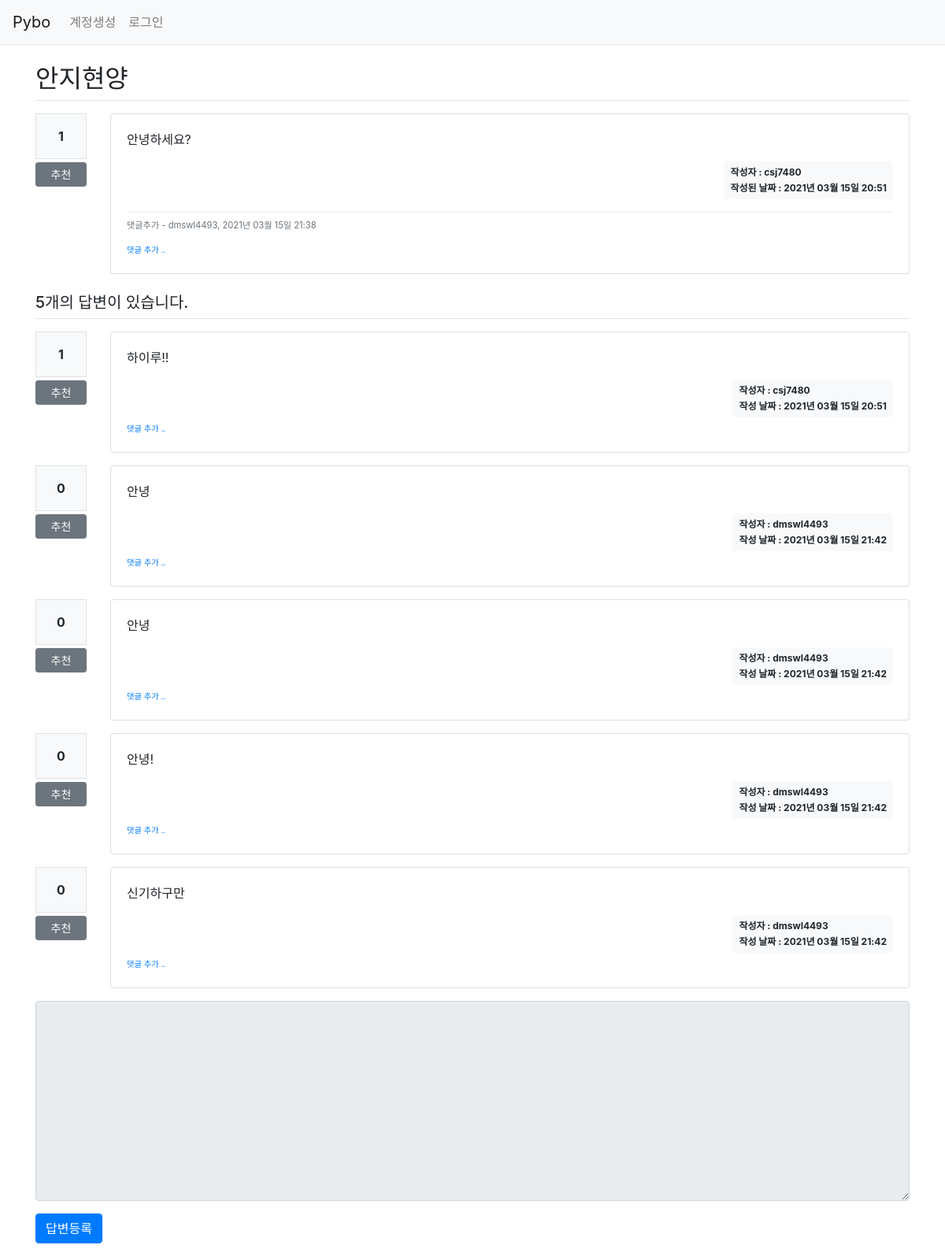
Screenshot of /question/detail/2/ with the database file from the repository.
### pybo/models.py (models this page shows)
class Question(db.Model):
    id = db.Column(db.Integer, primary_key=True)
    subject = db.Column(db.String(200), nullable=False)
    content = db.Column(db.Text(), nullable=False)
    create_date = db.Column(db.DateTime(), nullable=False)
    user_id = db.Column(db.Integer, db.ForeignKey('user.id', ondelete='CASCADE'), nullable=False)
    user = db.relationship('User', backref=db.backref('question_set'))
    modify_date = db.Column(db.DateTime(),nullable = True)
    voter= db.relationship('User', secondary=question_voter, backref = db.backref('question_voter_set'))

class User(db.Model):
    id = db.Column(db.Integer, primary_key=True)
    username = db.Column(db.String(150), unique=True, nullable=False)
    password = db.Column(db.String(200), nullable=False)
    email = db.Column(db.String(120), unique=True, nullable=False)

class Comment(db.Model):
    id = db.Column(db.Integer, primary_key=True)
    user_id = db.Column(db.Integer, db.ForeignKey('user.id', ondelete='CASCADE'), nullable=False)
    user = db.relationship('User', backref=db.backref('comment_set'))
    content = db.Column(db.Text(), nullable=False)
    create_date = db.Column(db.DateTime(), nullable=False)
    modify_date = db.Column(db.DateTime())
    question_id = db.Column(db.Integer, db.ForeignKey('question.id', ondelete='CASCADE'), nullable=True)
    question = db.relationship('Question', backref=db.backref('comment_set'))
    answer_id = db.Column(db.Integer, db.ForeignKey('answer.id', ondelete='CASCADE'), nullable=True)
    answer = db.relationship('Answer', backref=db.backref('comment_set'))

class Answer(db.Model):
    id = db.Column(db.Integer, primary_key=True)
    question_id = db.Column(db.Integer, db.ForeignKey('question.id', ondelete='CASCADE'))
    question = db.relationship('Question', backref=db.backref('answer_set'))
    content = db.Column(db.Text(), nullable=False)
    create_date = db.Column(db.DateTime(), nullable=False)
    user_id = db.Column(db.Integer, db.ForeignKey('user.id', ondelete='CASCADE'), nullable=False)
    user = db.relationship('User', backref=db.backref('answer_set'))
    modify_date = db.Column(db.DateTime(),nullable = True)
    voter = db.relationship('User', secondary=answer_voter, backref=db.backref('answer_voter_set'))

### pybo/views/question_views.py (the view)
@bp.route('/detail/<int:question_id>/')
def detail(question_id):
    form = AnswerForm()
    question = Question.query.get_or_404(question_id)
    return render_template('question/question_detail.html', question=question, form=form)

### pybo/forms.py
class AnswerForm(FlaskForm):
    content = TextAreaField('내용', validators=[DataRequired('내용은 필수입력 항목입니다.')])

### pybo/filter.py (called while the page is built)
def format_datetime(value, fmt='%Y년 %m월 %d일 %H:%M'):
    return value.strftime(fmt)

### pybo/views/auth_views.py (called while the page is built)
@bp.before_app_request
def load_logged_in_user():
    user_id = session.get('user_id')
    if user_id is None:
        g.user = None
    else:
        g.user = User.query.get(user_id)

### pybo/templates/question/question_detail.html (shortened to what this page needs)
{% extends 'base.html' %}
{% block content %}
<div class="container my-3">
    <h2 class="border-bottom py-2">{{ question.subject }}</h2>
    <div class = "row my-3">
      <div class = "col-1">
        <div class = "bg-light text-center p-3 border font-weight-bolder mb-1">{{question.voter|length}}</div>
        <a href="#" data-uri="{{url_for('vote.question', question_id = question.id)}}" class = "recommend btn btn-sm btn-secondary btn-block my-1">추천</a>
        </div>
        <div class = "col-11">
            <div class="card">
                <div class="card-body">
                    <div class="card-text">{{ question.content|markdown }}
                    </div>
                    <div class="d-flex justify-content-end">
                          {% if question.modify_date %}
                          <div class="badge badge-light p-2 text-left mx-3">
                              <div class="mb-2">작성자 : {{question.user.username}}</div>
                              <div class = "mb-2">수정된 날짜 : {{ question.modify_date|datetime }}</div>
                          </div>
                          {% else %}
                          <div class="badge badge-light p-2 text-left">
                            <div class = "mb-2">작성자 : {{question.user.username}} </div>
                            <div> 작성된 날짜 : {{ question.create_date|datetime }}</div>
                          </div>
                          {% endif %}
                    </div>
                      {% if question.comment_set|length > 0 %}
                      <div class="mt-3">
                      {% for comment in question.comment_set %}
                          <div class="comment py-2 text-muted">
                              <span style="white-space: pre-line;">{{ comment.content }}</span>
                              <span>
                                  - {{ comment.user.username }}, {{ comment.create_date|datetime }}
                              </span>
                          </div>
                      {% endfor %}
                      </div>
                      {% endif %}
                      <div>
                          <a href="{{ url_for('comment.create_question', question_id=question.id) }}"
                             class="small"><small>댓글 추가 ..</small></a>
                      </div>
                  </div>
              </div>
        </div>
    </div>
    <h5 class="border-bottom my-3 py-2">{{ question.answer_set|length }}개의 답변이 있습니다.</h5>
    {% for answer in question.answer_set %}
    <div class="row my-3">
        <div class="col-1">
            <div class="bg-light text-center p-3 border font-weight-bolder mb-1">{{ answer.voter|length }}</div>
            <a href="#" data-uri="{{ url_for('vote.answer', answer_id=answer.id) }}"
                class="recommend btn btn-sm btn-secondary btn-block my-1">추천</a>
        </div>
      <div class="col-11">
        <div class="card">
            <div class="card-body">
                <div class="card-text">{{ answer.content|markdown }}</div>
                <div class="d-flex justify-content-end">
                  {% if answer.modify_date %}
                  <div class="badge badge-light p-2 text-left mx-3">
                      <div class="mb-2">작성자 : {{answer.user.username}}</div>
                      <div class = "mb-2">수정된 날짜 : {{ answer.modify_date|datetime }}</div>
                  </div>
                  {% else %}
                    <div class="badge badge-light p-2 text-left">
                        <div class = "mb-2">작성자 : {{ answer.user.username }}</div>
                        <div>작성 날짜 : {{answer.create_date|datetime}}</div>
                    </div>
                  {% endif %}
                </div>
                <div>
                    <a href="{{ url_for('comment.create_answer', answer_id=answer.id) }}"
                       class="small"><small>댓글 추가 ..</small></a>
                </div>
            </div>
        </div>
      </div>
    </div>
    {% endfor %}
    <form action="{{ url_for('answer.create', question_id=question.id) }}" method="post" class="my-3">
        <div class="form-group">
            <textarea {% if not g.user %}disabled{% endif %}
                    name="content" id="content" class="form-control" rows="10"></textarea>
        </div>
        <input type="submit" value="답변등록" class="btn btn-primary">
    </form>
</div>
{% endblock %}

### pybo/static/style.css (style rules this page uses)
.comment { border-top:dotted 1px #ddd!important; font-size:0.7em!important; }

### rows the page displays
Question: subject "안지현양", content "안녕하세요?", create_date "2021년 03월 15일 20:51"
User: user.username "csj7480"
Comment: content "댓글추가", user.username "dmswl4493", create_date "2021년 03월 15일 21:38"
Answer: voter|length "1", content "하이루!!", user.username "csj7480", create_date "2021년 03월 15일 20:51"
Answer: voter|length "0", content "안녕", user.username "dmswl4493", create_date "2021년 03월 15일 21:42"
Answer: voter|length "0", content "안녕", user.username "dmswl4493", create_date "2021년 03월 15일 21:42"
Answer: voter|length "0", content "안녕!", user.username "dmswl4493", create_date "2021년 03월 15일 21:42"
Answer: voter|length "0", content "신기하구만", user.username "dmswl4493", create_date "2021년 03월 15일 21:42"

### other values shown
{{ question.voter|length }} "1"
{{ question.answer_set|length }} "5"
